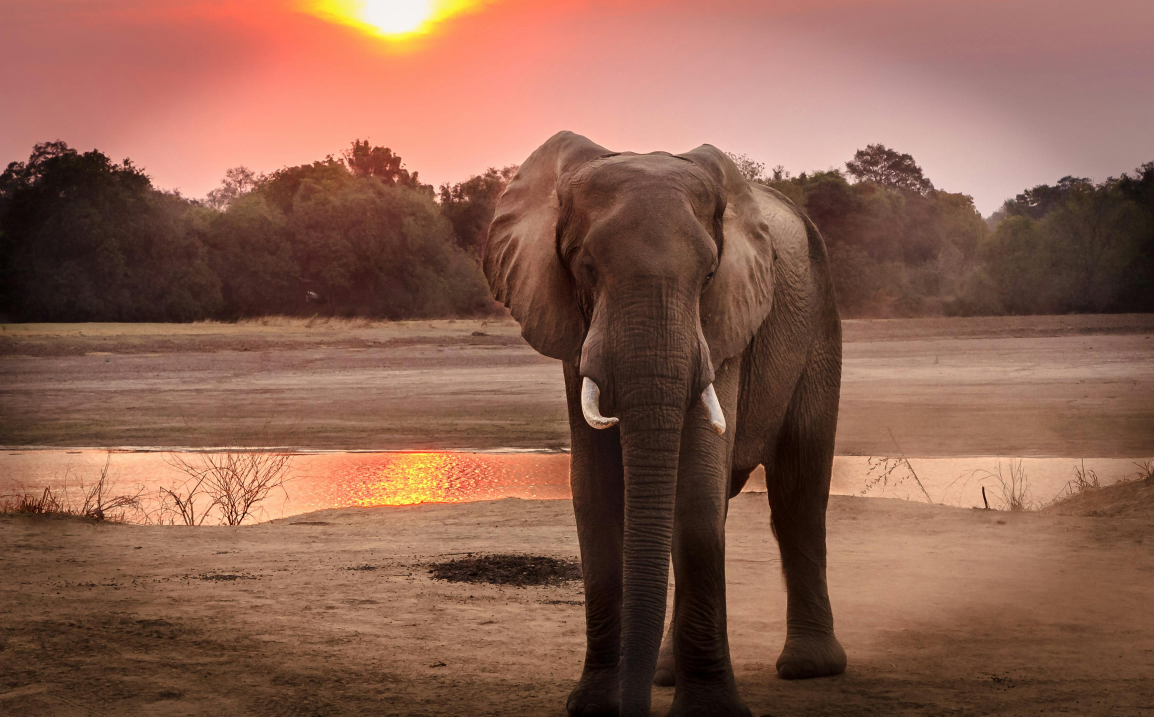
#> input picture day2/image.jpg, 3461 x 2150 px (shown at 1/3 size)
$ python practice1.py
#> lines starting #> are read from the running program, lines starting #| are printed output that depends on the picture
import cv2
import matplotlib.pyplot as plt
import numpy as np

image = cv2.imread("image.jpg")
#> image is the input picture: shape (2150, 3461, 3); mean B, G, R 79.5, 96.7, 140
rows,cols=image.shape[:2]
#> rows = 2150; cols = 3461
(h, w) = image.shape[:2]
#> h = 2150; w = 3461

flipped = cv2.flip(image, 1)
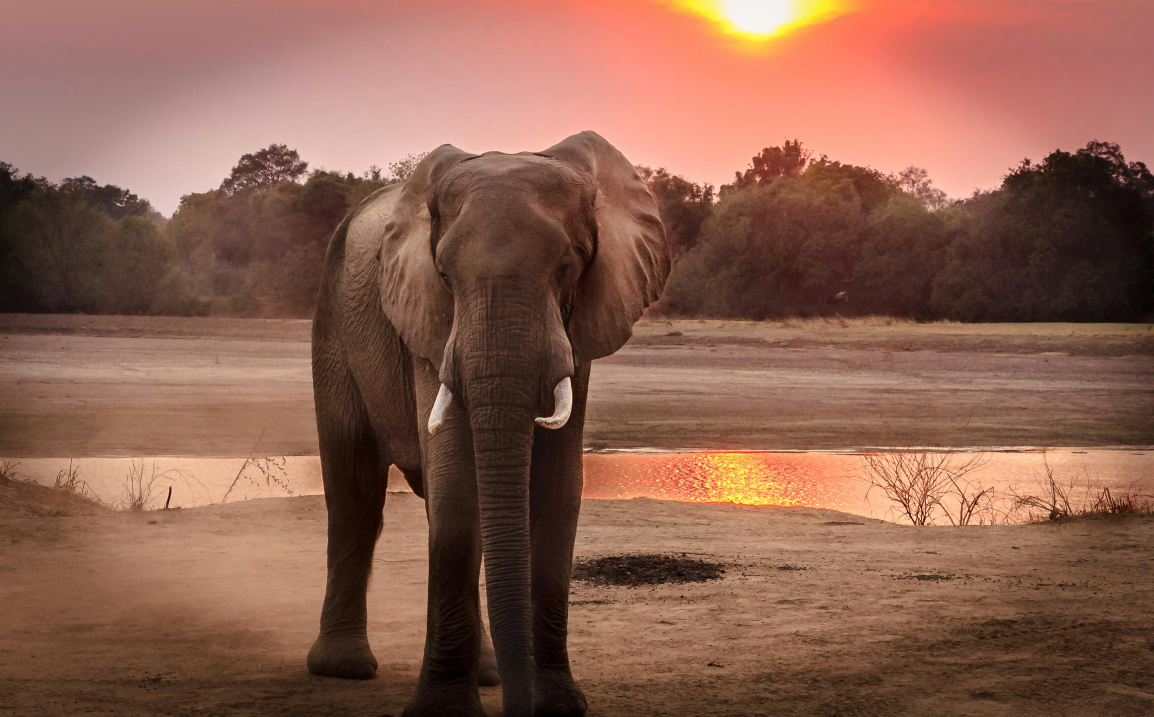
#> flipped: shape (2150, 3461, 3) (shown at 1/3 size); mean B, G, R 79.5, 96.7, 140

cropped = image[50:100,100:300]
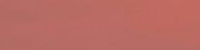
#> cropped: shape (50, 200, 3); mean B, G, R 99.3, 106.8, 185.5

resize = cv2.resize(image,(200,400))
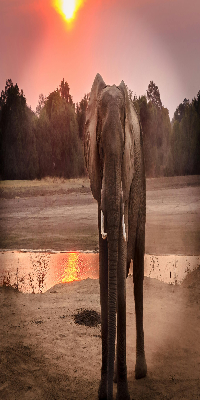
#> resize: shape (400, 200, 3); mean B, G, R 79.4, 96.6, 140

M = np.float32([[1,0,-10],[0,1,0]])
translate = cv2.warpAffine(image,M,(cols,rows))
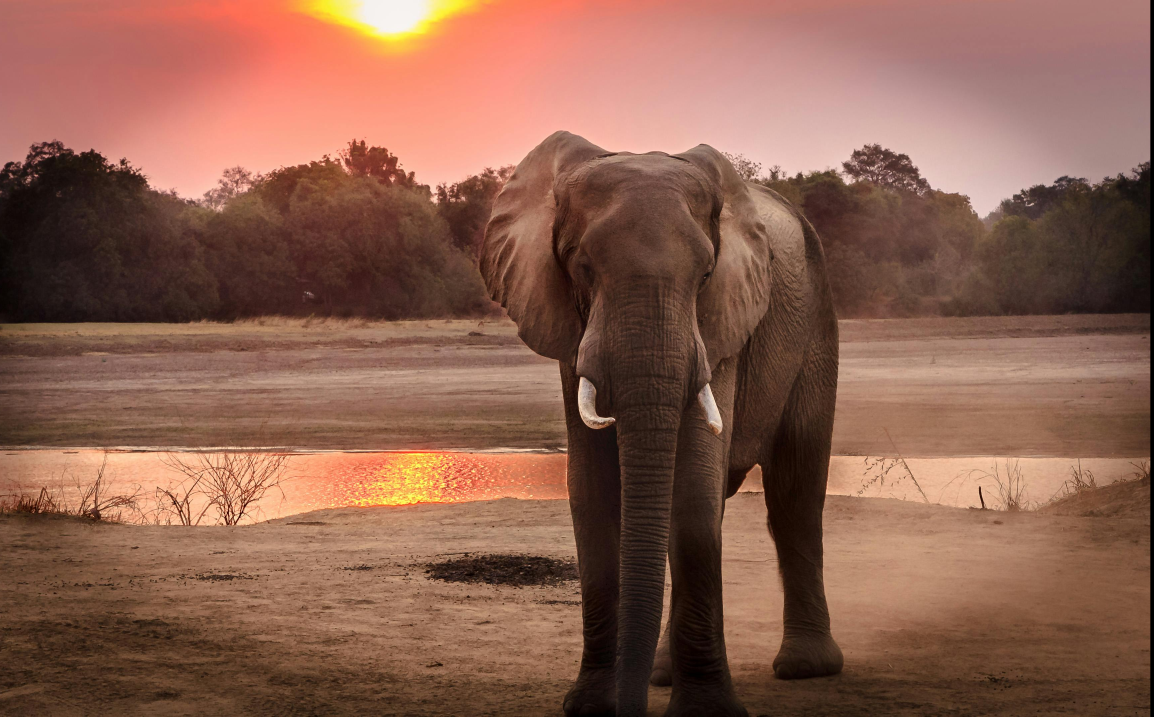
#> translate: shape (2150, 3461, 3) (shown at 1/3 size); mean B, G, R 79.3, 96.5, 139.7

RM = cv2.getRotationMatrix2D((w//2,h//2),50,1.0)
rotated = cv2.warpAffine(image, RM, (w,h))
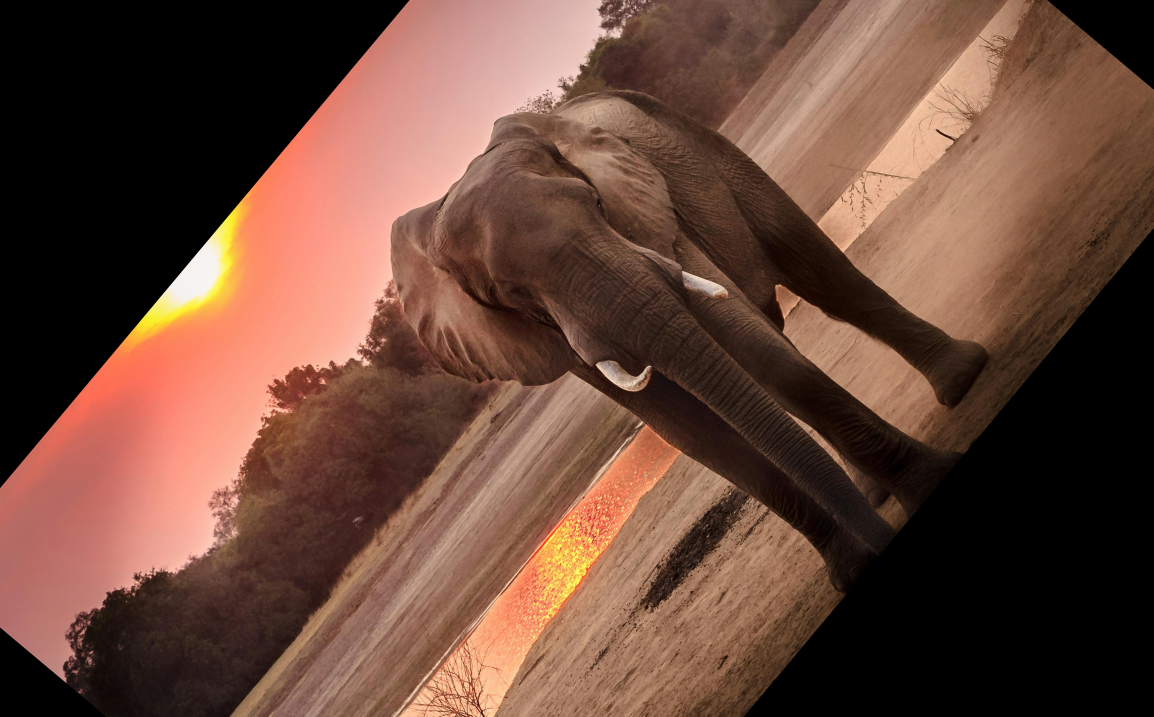
#> rotated: shape (2150, 3461, 3) (shown at 1/3 size); mean B, G, R 58.6, 72.3, 106.4

scaled = cv2.resize(image,None,fx=2,fy=2)

line = cv2.line(image, (60,60), (200,50),(0,255,0),2)

rect = cv2.rectangle(image,(20,20),(50,70),(255,0,0),1)

circle = cv2.circle(image,(30,30),50,(0,0,255),1)
cv2.putText(image,"Open CV",(50,100),cv2.FONT_HERSHEY_SIMPLEX,1,(0,255,255),2)
plt.imshow(cv2.cvtColor(translate,cv2.COLOR_BGR2RGB))
plt.axis("off")
plt.show()

cv2.imwrite("output.jpeg",image)

$ run again, with day2/img.png saved as day2/image.jpg
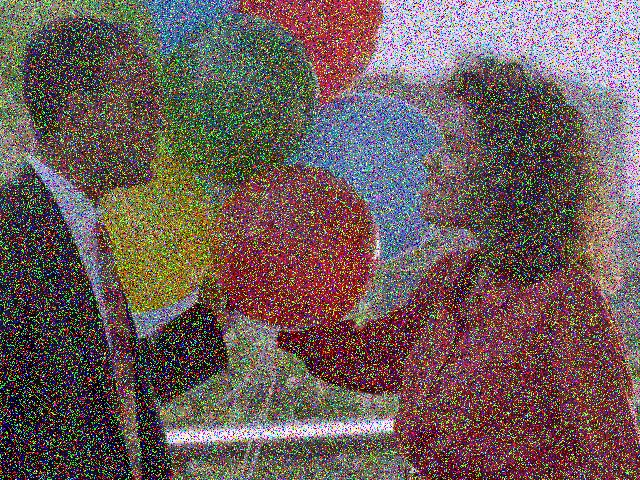
#> input picture day2/img.png, 640 x 480 px
#> image is the input picture: shape (480, 640, 3); mean B, G, R 90.6, 92.3, 109.1
#> `rotated = cv2.warpAffine(image, RM, (w,h))`:
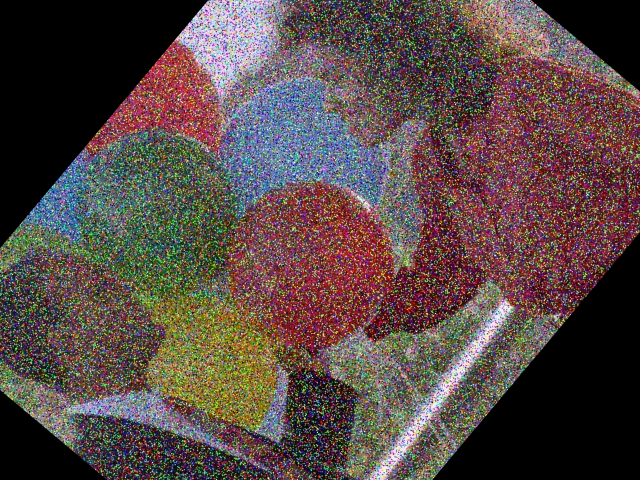
#> rotated: shape (480, 640, 3); mean B, G, R 69.3, 72.2, 87
#> `cv2.putText(image,"Open CV",(50,100),cv2.FONT_HERSHEY_SIMPLEX,1,(0,255..`:
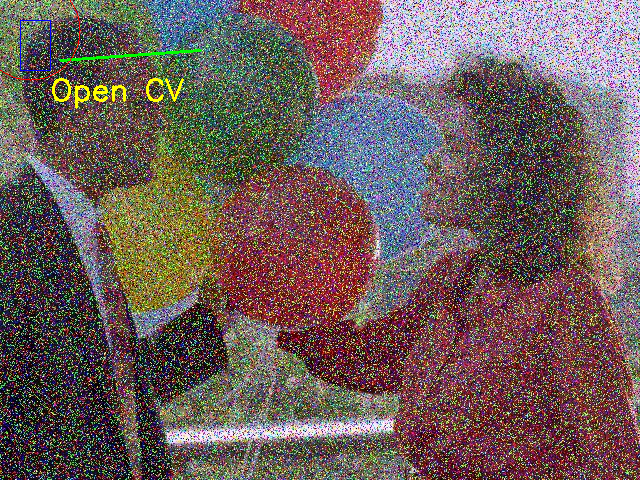
#> image: shape (480, 640, 3); mean B, G, R 90.4, 92.9, 109.4
